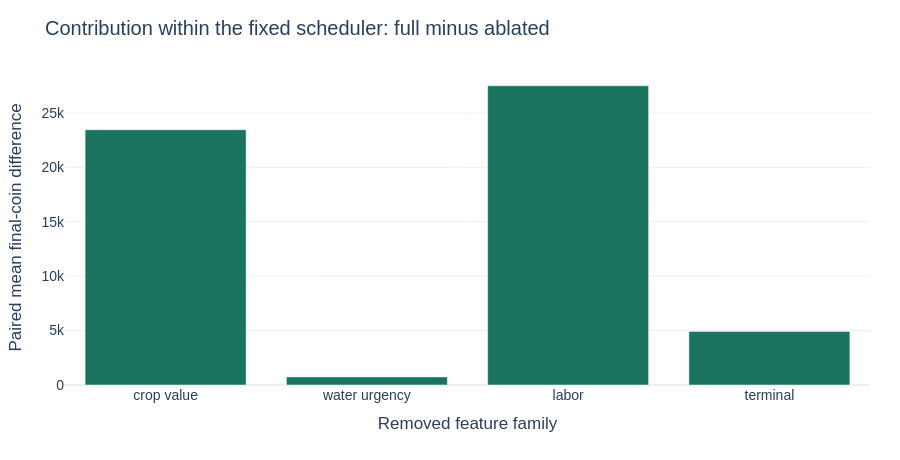

Notebook code cell kept with this figure:
### Markdown cell above
## Paired family effects and uncertainty

We subtract each ablated policy’s outcome from the full policy for the same seed, seat and opponent, then average within seed. Bootstrap resampling operates on **four whole seed clusters**, preserving both seats and both opponents. The 95% percentile intervals are descriptive; this small exploratory batch supports no strong significance claim or multiple-comparison conclusion.

Positive coin or match-score differences favor the full policy. Negative unsold-inventory differences favor the full policy. Equal initial seeds do not force identical future towns: farm changes can alter consumption of the environment’s shared random stream.

### Code cell
display(
    pairs[
        [
            "ablation",
            "metric",
            "full_minus_ablated",
            "bootstrap_low",
            "bootstrap_high",
            "seed_clusters",
        ]
    ].round(3)
)
effects = pairs[pairs.metric == "coins"]
fig = go.Figure(
    go.Bar(
        x=[labels[v].removeprefix("No ") for v in effects.ablation],
        y=effects.full_minus_ablated.to_list(),
    )
)
fig.update_layout(
    title="Contribution within the fixed scheduler: full minus ablated",
    xaxis_title="Removed feature family",
    yaxis_title="Paired mean final-coin difference",
)
show_figure(fig)

### Figure 1 — Plotly figure (JSON) as saved in the notebook; plotly's stock layout.template omitted (floating-point values rounded to 4 significant figures)
{"data": [{"type": "bar", "x": ["crop value", "water urgency", "labor", "terminal"], "y": [23460.0, 742.2, 27500.0, 4926.0]}], "layout": {"colorway": ["#19735d", "#d28b36", "#477eb5", "#995a77", "#78883c", "#7765ac", "#528f97", "#8a6d52"], "font": {"family": "Arial", "size": 14}, "height": 460, "margin": {"b": 75, "l": 65, "r": 30, "t": 70}, "title": {"text": "Contribution within the fixed scheduler: full minus ablated"}, "xaxis": {"title": {"text": "Removed feature family"}}, "yaxis": {"title": {"text": "Paired mean final-coin difference"}}}}
